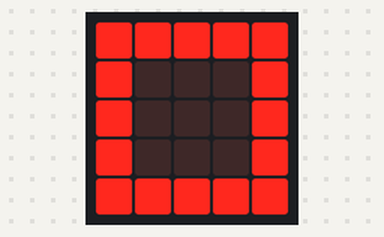
Simulated run of this program. Board: BBC micro:bit (MakeCode). On the bench: the board's 5×5 LED display.

Above: at 0.1 s.
At 1.2 s:
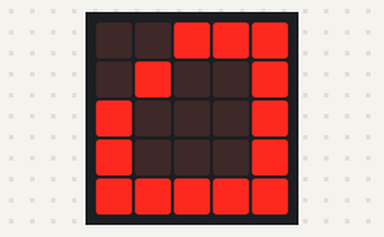
At 2.4 s:
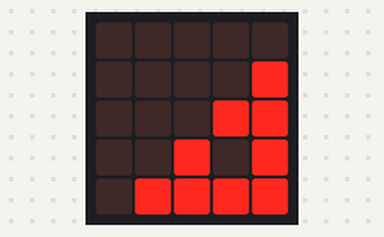
At 3.6 s:
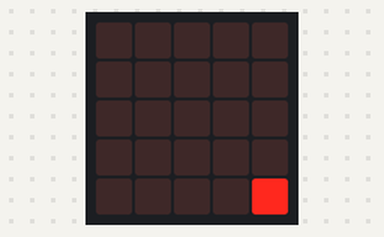
At 4.7 s:
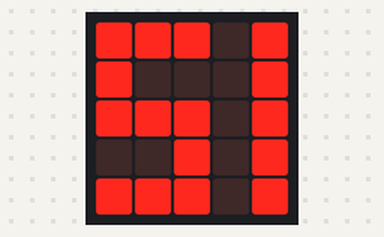
At 6.1 s:
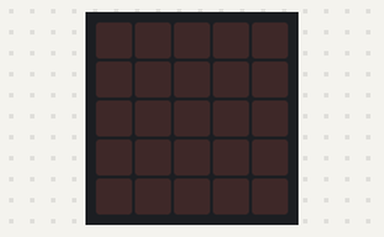

The program:

main.ts
```typescript
basic.forever(function () {
    basic.showIcon(IconNames.Square)
    basic.showLeds(`
        . # # # #
        # . . . #
        # . . . #
        # . . . #
        # # # # #
        `)
    basic.showLeds(`
        . . # # #
        . # . . #
        # . . . #
        # . . . #
        # # # # #
        `)
    basic.showLeds(`
        . . . # #
        . . # . #
        . # . . #
        # . . . #
        # # # # #
        `)
    basic.showLeds(`
        . . . . #
        . . . # #
        . . # . #
        . # . . #
        # # # # #
        `)
    basic.showLeds(`
        . . . . .
        . . . . #
        . . . # #
        . . # . #
        . # # # #
        `)
    basic.showLeds(`
        . . . . .
        . . . . .
        . . . . #
        . . . # #
        . . # # #
        `)
    basic.showLeds(`
        . . . . .
        . . . . .
        . . . . .
        . . . . #
        . . . # #
        `)
    basic.showLeds(`
        . . . . .
        . . . . .
        . . . . .
        . . . . .
        . . . . #
        `)
    basic.showLeds(`
        . . . . .
        . . . . .
        . . . . .
        . . . . .
        . . . . .
        `)
    basic.showLeds(`
        # . # . #
        . . . . .
        # . # . #
        . . . . .
        # . # . #
        `)
    basic.showLeds(`
        # # # . #
        # . . . #
        # # # . #
        . . # . #
        # # # . #
        `)
    basic.pause(1000)
    basic.clearScreen()
    basic.pause(1000)
})
```

test.ts
```typescript
// aquí va el archivo "tests"; esto no se compilará cuando este paquete se utilice como una extensión.
```

Measured:
- by itself, everything shown: repeats every 7.0 s, in 13 steps
- what the display in image 1 shows lasts 0.4 s, from 1.0 s to 1.4 s
- what the display in image 4 shows lasts 1.4 s, from 4.6 s to 6.0 s
- what the display in image 5 shows lasts 1.0 s, from 6.0 s to 7.0 s
